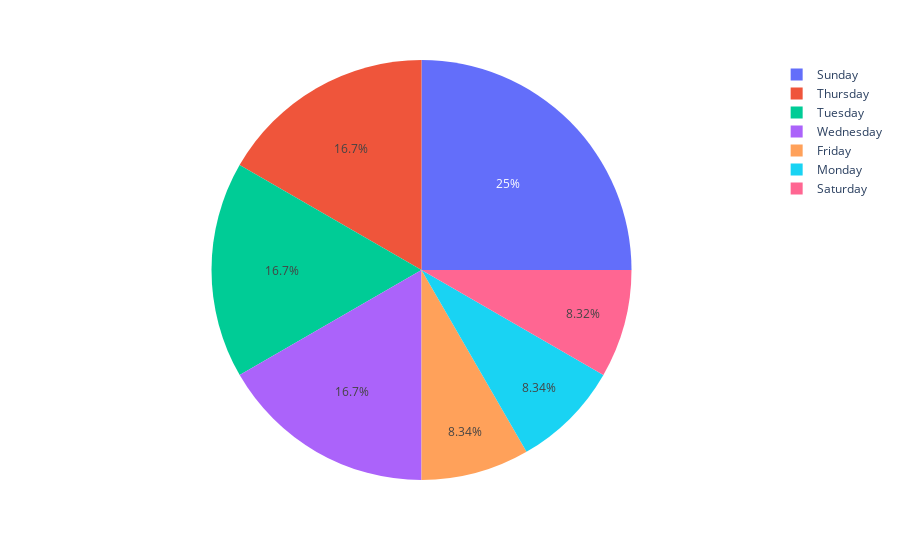

Notebook cell for this chart:
### Markdown cell above
#  forecasting discount  in weekdays

### Code cell
data_discount_week=df_merge[['forecast_discount_energy','day']].groupby('day')['forecast_discount_energy'].sum()
px.pie(names=data_discount_week.index,values=data_discount_week.values)

### Figure 1 — Plotly figure (JSON) as saved in the notebook; plotly's stock layout.template omitted (floating-point values rounded to 4 significant figures)
{"data": [{"domain": {"x": [0, 1], "y": [0, 1]}, "hovertemplate": "label=%{label}<br>value=%{value}<extra></extra>", "labels": ["Friday", "Monday", "Saturday", "Sunday", "Thursday", "Tuesday", "Wednesday"], "legendgroup": "", "name": "", "showlegend": true, "type": "pie", "values": [14120, 14120, 14092, 42355, 28240, 28235, 28212]}], "layout": {"legend": {"tracegroupgap": 0}, "margin": {"t": 60}}}
